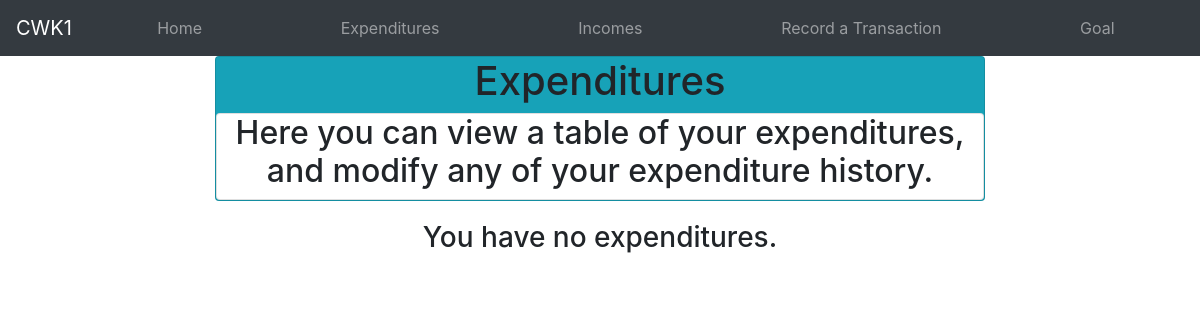
Page /expenditures on the earlier database version.
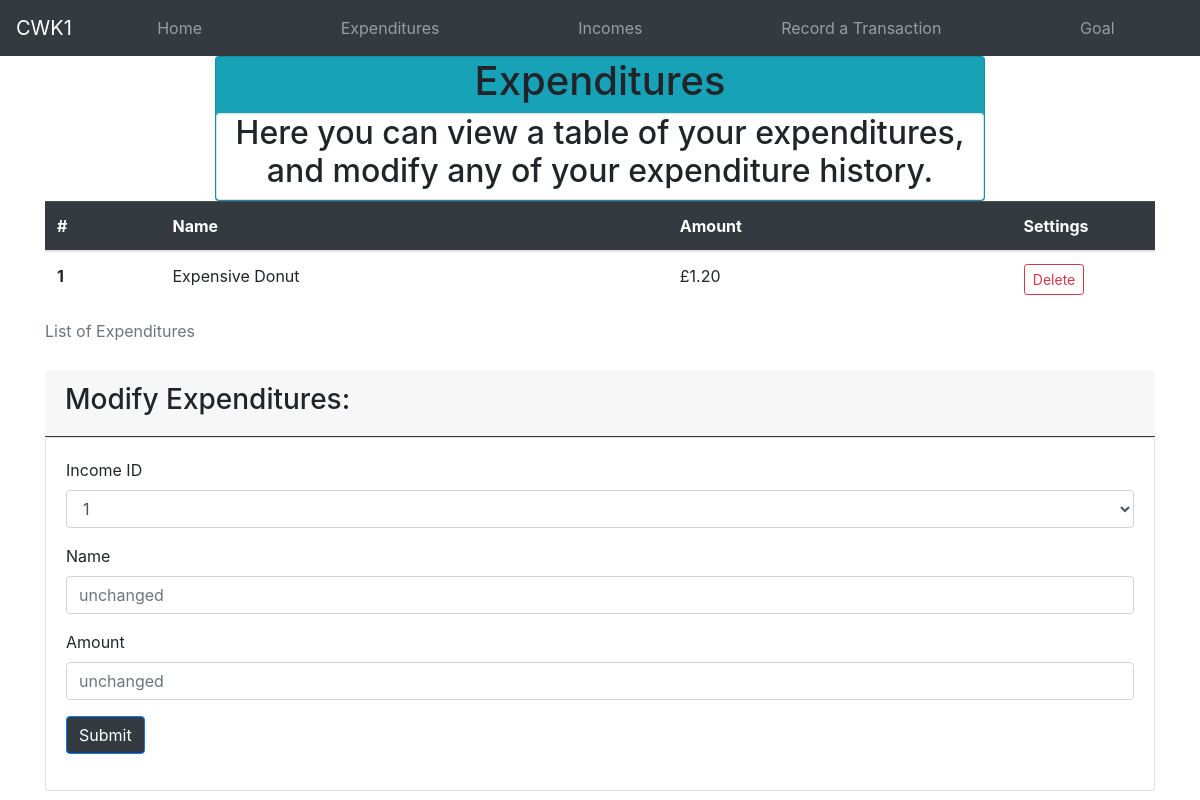
Same page on the later database version.
### app/models.py (models this page shows)
class Expenditure(db.Model):
    id = db.Column(db.Integer, primary_key=True)
    name = db.Column(db.String(500), index=True, unique=True, nullable=False)
    amount = db.Column(db.Float, nullable=False)

### app/views.py (the view, shortened to what this page needs)
@app.route('/expenditures', methods=['GET', 'POST'])
def expenditures():
    modify_form = ModifyExpenditureForm()
    with app.app_context():
        expenditures_list = db.session.query(models.Expenditure).all()
    for x in expenditures_list:
        modify_form.id.choices.append(x.id)
    expenditures_count = len(expenditures_list)
    expenditures = {'description': 'Here you can view a table of your expenditures, and modify any of your expenditure history.'}
    return render_template('expenditures.html', title='Expenditures', expenditures_list=expenditures_list, expenditures=expenditures, expenditures_count=expenditures_count, modify_form=modify_form,)

### app/forms.py
class ModifyExpenditureForm(FlaskForm):
    id = SelectField('Income ID', validators=[DataRequired()], choices=[])
    name = StringField('Name', validators=[Optional()])
    amount = FloatField('Amount', validators=[
                        Optional(), NumberRange(min=0.01, max=9.0e12)])
    submit = SubmitField('Save Changes')

### app/templates/expenditures.html (shortened to what this page needs)
{% extends "base.html" %}]
{%block content%}
<div class="flex-row">
    <div class="card bg-info text-center">
    <h1>Expenditures</h1>
    <div class="card">
        <h2>{{expenditures.description}}</h2>
        </div>
    </div>
    </div>
    </div>
{% if expenditures_count>0 %}
<div class="container">
    <table class="table table-hover">
        <caption>List of Expenditures</caption>
        <thead class="table-dark">
          <tr>
            <th scope="col">#</th>
            <th scope="col">Name</th>
            <th scope="col">Amount</th>
            <th scope="col">
                <div class="row justify-content-md-center">
                Settings
                </div>
            </th>
          </tr>
        </thead>
        <tbody>
          {% for x in range(1,expenditures_count+1) %}
          <tr>
            <th scope="row">{{x}}</th>
            <td>{{expenditures_list[x-1].name}}</td>
            <td>£{{'%0.2f'|format(expenditures_list[x-1].amount|float)}}</td>
            <td><div class="row justify-content-center"><form method="post" action="{{ url_for('delete_expenditure', id=expenditures_list[x-1].id) }}" class="mr-1">
                <button type="submit" class="btn btn-outline-danger btn-sm">Delete</button>
            </form></div></td>
          </tr>
          {% endfor %}
        </tbody>
      </table>
      <div class="card-header border-dark">
        <h3>Modify Expenditures:</h3>
      </div>
      <div class="card card-body">
        <form method="post" action="" name="expenditureform">
            <div class="mb-3">
                {{ modify_form.id.label }}
                {{ modify_form.id(class="form-control") }}
            </div>
            <div class="mb-3">
                {{ modify_form.name.label }}
                {{ modify_form.name(class="form-control", placeholder='unchanged')}}
            </div>
            <div class="mb-3">
                {{ modify_form.amount.label }}
                {{ modify_form.amount(class="form-control", placeholder='unchanged')}}
            </div>
            <p><input type="submit" class="btn btn-primary bg-dark" value="Submit"></p>
        </form>
    </div>
</div>
{% else %}
<div class="container">
    <div class="card-body">
        <div class="row justify-content-center">
            <h3>You have no expenditures.</h3>
        </div>
    </div>
</div>
{%endif%}
{%endblock%}

Differences in the rows shown:
added Expenditure: name "Expensive Donut", amount "1.20"
Other differences:
{{ modify_form.id.label }}: (not shown) → "Income ID"
form field id: (not shown) → "1"
{{ modify_form.name.label }}: (not shown) → "Name"
{{ modify_form.amount.label }}: (not shown) → "Amount"
form field value: (not shown) → "Submit"
text no longer shown: "You have no expenditures."
text now shown: "List of Expenditures # Name Amount Settings Modify Expenditures:"
new list line: "1 £ Delete"
